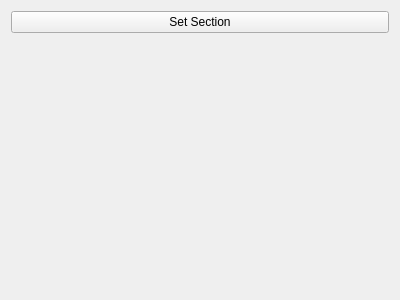
<?xml version="1.0" encoding="UTF-8"?>
<ui version="4.0">
 <class>Form</class>
 <widget class="QWidget" name="Form">
  <property name="geometry">
   <rect>
    <x>0</x>
    <y>0</y>
    <width>400</width>
    <height>300</height>
   </rect>
  </property>
  <property name="windowTitle">
   <string>Form</string>
  </property>
  <layout class="QVBoxLayout" name="verticalLayout">
   <item>
    <widget class="QPushButton" name="set_section_button">
     <property name="text">
      <string>Set Section</string>
     </property>
    </widget>
   </item>
   <item>
    <spacer name="verticalSpacer">
     <property name="orientation">
      <enum>Qt::Vertical</enum>
     </property>
     <property name="sizeHint" stdset="0">
      <size>
       <width>20</width>
       <height>40</height>
      </size>
     </property>
    </spacer>
   </item>
  </layout>
 </widget>
 <tabstops>
  <tabstop>set_section_button</tabstop>
 </tabstops>
 <resources/>
 <connections/>
</ui>
